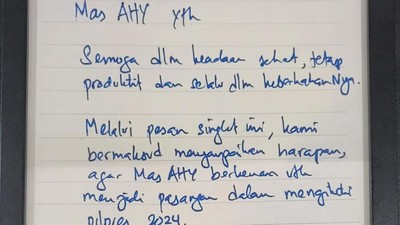
#> input picture tulistangan.jpeg, 400 x 225 px
$ jupyter execute erosion_dilation_operations.ipynb
#> lines starting #> are read from the running program, lines starting #| are printed output that depends on the picture
<a href="https://colab.research.google.com/github/iyungrozy/Image-morphology/blob/main/erosion_dilation_operations.ipynb" target="_parent"></a>

[cell 1]
import cv2
import numpy as np
from matplotlib import pyplot as plt

[cell 2]
# Membaca gambar
img = cv2.imread('tulistangan.jpeg', 0)
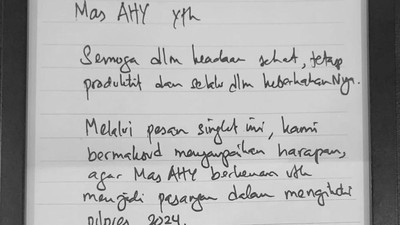
#> img: shape (225, 400); min 29, max 241, mean 172.7

[cell 3]
# Kernel untuk operasi erosi dan dilasi
kernel = np.ones((5,5),np.uint8)

[cell 4]
# Erosi
erosion = cv2.erode(img, kernel, iterations = 1)
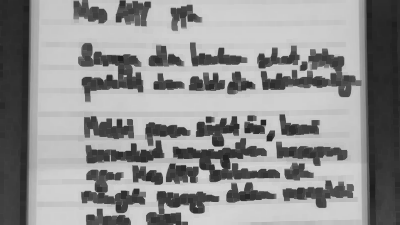
#> erosion: shape (225, 400); min 29, max 213, mean 144.9

[cell 5]
# Dilasi
dilation = cv2.dilate(img, kernel, iterations = 1)
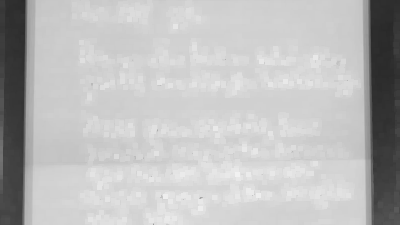
#> dilation: shape (225, 400); min 41, max 241, mean 188.5
